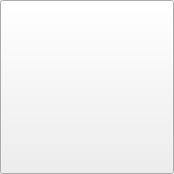
<?xml version="1.0" encoding="UTF-8"?>
<ui version="4.0">
 <class>QGCUnconnectedInfoWidget</class>
 <widget class="QWidget" name="QGCUnconnectedInfoWidget">
  <property name="geometry">
   <rect>
    <x>0</x>
    <y>0</y>
    <width>174</width>
    <height>174</height>
   </rect>
  </property>
  <property name="sizePolicy">
   <sizepolicy hsizetype="Fixed" vsizetype="Fixed">
    <horstretch>0</horstretch>
    <verstretch>0</verstretch>
   </sizepolicy>
  </property>
  <property name="windowTitle">
   <string>Form</string>
  </property>
  <layout class="QGridLayout" name="gridLayout" rowstretch="0">
   <property name="margin">
    <number>0</number>
   </property>
   <property name="spacing">
    <number>0</number>
   </property>
   <item row="0" column="0">
    <widget class="QPushButton" name="connectButton">
     <property name="sizePolicy">
      <sizepolicy hsizetype="Fixed" vsizetype="Fixed">
       <horstretch>0</horstretch>
       <verstretch>0</verstretch>
      </sizepolicy>
     </property>
     <property name="minimumSize">
      <size>
       <width>174</width>
       <height>174</height>
      </size>
     </property>
     <property name="sizeIncrement">
      <size>
       <width>20</width>
       <height>20</height>
      </size>
     </property>
     <property name="baseSize">
      <size>
       <width>150</width>
       <height>150</height>
      </size>
     </property>
     <property name="styleSheet">
      <string notr="true"/>
     </property>
     <property name="text">
      <string/>
     </property>
     <property name="icon">
      <iconset resource="../../../qgroundcontrol.qrc">
       <normaloff>:/res/QGroundControlConnect</normaloff>:/res/QGroundControlConnect</iconset>
     </property>
     <property name="iconSize">
      <size>
       <width>140</width>
       <height>140</height>
      </size>
     </property>
    </widget>
   </item>
  </layout>
 </widget>
 <resources>
  <include location="../../../qgroundcontrol.qrc"/>
 </resources>
 <connections/>
</ui>
